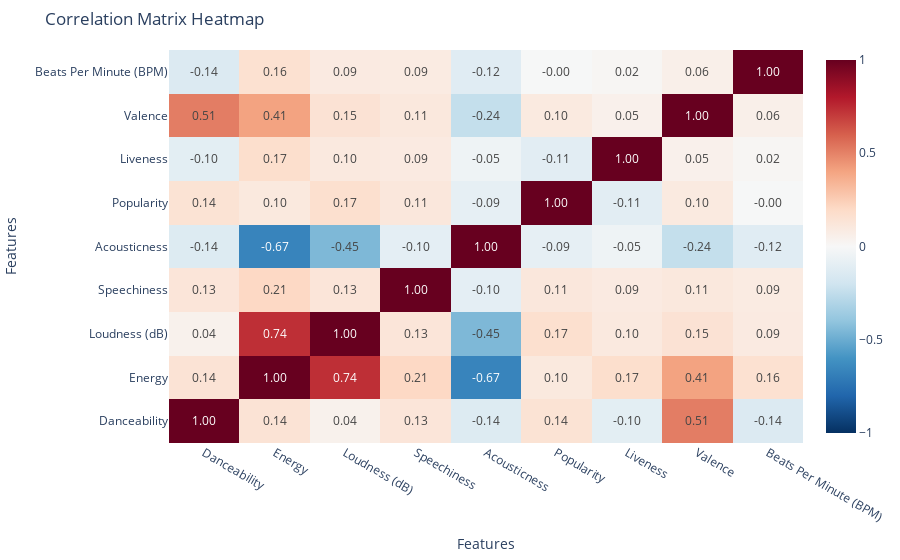

Notebook code cell kept with this figure:
### Code cell
# Generate text labels for the heatmap
text_labels = [[f'{val:.2f}' for val in row] for row in correlation_matrix.values]

# Create a heatmap with text labels inside each cell
fig = go.Figure(data=go.Heatmap(
    z=correlation_matrix,
    x=correlation_matrix.columns,
    y=correlation_matrix.columns,
    colorscale='RdBu_r',  # Change the colorscale to coolwarm
    zmid=0,  # Center the color scale at zero
    text=text_labels,
    texttemplate="%{text}",
    hoverinfo="text"
))

# Update layout for compact display
fig.update_layout(
    title='Correlation Matrix Heatmap',
    xaxis_title='Features',
    yaxis_title='Features',
    xaxis=dict(tickmode='array', tickvals=np.arange(len(correlation_matrix.columns)), ticktext=correlation_matrix.columns),
    yaxis=dict(tickmode='array', tickvals=np.arange(len(correlation_matrix.columns)), ticktext=correlation_matrix.columns),
    autosize=True,
    margin=dict(l=10, r=10, b=10, t=50)  # Reduce margins to make the plot more compact
)

# Show the figure
fig.show()

### Figure 1 — Plotly figure (JSON) as saved in the notebook; plotly's stock layout.template omitted (floating-point values rounded to 4 significant figures)
{"data": [{"colorscale": [[0, "rgb(5,48,97)"], [0.1, "rgb(33,102,172)"], [0.2, "rgb(67,147,195)"], [0.3, "rgb(146,197,222)"], [0.4, "rgb(209,229,240)"], [0.5, "rgb(247,247,247)"], [0.6, "rgb(253,219,199)"], [0.7, "rgb(244,165,130)"], [0.8, "rgb(214,96,77)"], [0.9, "rgb(178,24,43)"], [1, "rgb(103,0,31)"]], "hoverinfo": "text", "text": [["1.00", "0.14", "0.04", "0.13", "-0.14", "0.14", "-0.10", "0.51", "-0.14"], ["0.14", "1.00", "0.74", "0.21", "-0.67", "0.10", "0.17", "0.41", "0.16"], ["0.04", "0.74", "1.00", "0.13", "-0.45", "0.17", "0.10", "0.15", "0.09"], ["0.13", "0.21", "0.13", "1.00", "-0.10", "0.11", "0.09", "0.11", "0.09"], ["-0.14", "-0.67", "-0.45", "-0.10", "1.00", "-0.09", "-0.05", "-0.24", "-0.12"], ["0.14", "0.10", "0.17", "0.11", "-0.09", "1.00", "-0.11", "0.10", "-0.00"], ["-0.10", "0.17", "0.10", "0.09", "-0.05", "-0.11", "1.00", "0.05", "0.02"], ["0.51", "0.41", "0.15", "0.11", "-0.24", "0.10", "0.05", "1.00", "0.06"], ["-0.14", "0.16", "0.09", "0.09", "-0.12", "-0.00", "0.02", "0.06", "1.00"]], "texttemplate": "%{text}", "type": "heatmap", "x": ["Danceability", "Energy", "Loudness (dB)", "Speechiness", "Acousticness", "Popularity", "Liveness", "Valence", "Beats Per Minute (BPM)"], "y": ["Danceability", "Energy", "Loudness (dB)", "Speechiness", "Acousticness", "Popularity", "Liveness", "Valence", "Beats Per Minute (BPM)"], "z": [[1, 0.1396, 0.04424, 0.1252, -0.1358, 0.1443, -0.1031, 0.5146, -0.1406], [0.1396, 1, 0.7357, 0.2059, -0.6652, 0.1034, 0.1741, 0.4052, 0.1566], [0.04424, 0.7357, 1, 0.1251, -0.4516, 0.1655, 0.09826, 0.147, 0.09293], [0.1252, 0.2059, 0.1251, 1, -0.09826, 0.1117, 0.09259, 0.1071, 0.0856], [-0.1358, -0.6652, -0.4516, -0.09826, 1, -0.0876, -0.04621, -0.2397, -0.1225], [0.1443, 0.1034, 0.1655, 0.1117, -0.0876, 1, -0.112, 0.09591, -0.003181], [-0.1031, 0.1741, 0.09826, 0.09259, -0.04621, -0.112, 1, 0.05067, 0.01626], [0.5146, 0.4052, 0.147, 0.1071, -0.2397, 0.09591, 0.05067, 1, 0.05965], [-0.1406, 0.1566, 0.09293, 0.0856, -0.1225, -0.003181, 0.01626, 0.05965, 1]], "zmid": 0}], "layout": {"autosize": true, "margin": {"b": 10, "l": 10, "r": 10, "t": 50}, "title": {"text": "Correlation Matrix Heatmap"}, "xaxis": {"tickmode": "array", "ticktext": ["Danceability", "Energy", "Loudness (dB)", "Speechiness", "Acousticness", "Popularity", "Liveness", "Valence", "Beats Per Minute (BPM)"], "tickvals": [0, 1, 2, 3, 4, 5, 6, 7, 8], "title": {"text": "Features"}}, "yaxis": {"tickmode": "array", "ticktext": ["Danceability", "Energy", "Loudness (dB)", "Speechiness", "Acousticness", "Popularity", "Liveness", "Valence", "Beats Per Minute (BPM)"], "tickvals": [0, 1, 2, 3, 4, 5, 6, 7, 8], "title": {"text": "Features"}}}}
